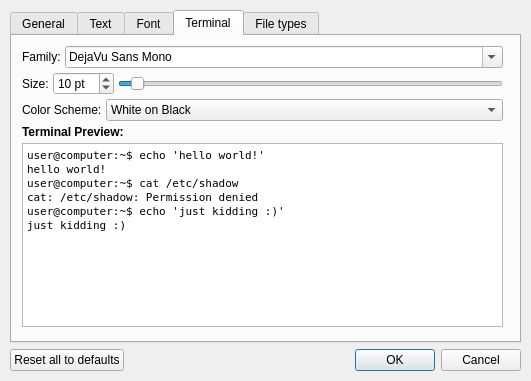
<?xml version="1.0" encoding="UTF-8"?>
<ui version="4.0">
 <class>QSciTEPrefs</class>
 <widget class="QDialog" name="QSciTEPrefs">
  <property name="windowModality">
   <enum>Qt::WindowModal</enum>
  </property>
  <property name="geometry">
   <rect>
    <x>0</x>
    <y>0</y>
    <width>531</width>
    <height>381</height>
   </rect>
  </property>
  <property name="windowTitle">
   <string>Preferences - QSciTE</string>
  </property>
  <widget class="QWidget" name="layoutWidget">
   <property name="geometry">
    <rect>
     <x>10</x>
     <y>10</y>
     <width>511</width>
     <height>361</height>
    </rect>
   </property>
   <layout class="QVBoxLayout">
    <item>
     <widget class="QTabWidget" name="tabs">
      <property name="tabShape">
       <enum>QTabWidget::Rounded</enum>
      </property>
      <property name="currentIndex">
       <number>3</number>
      </property>
      <widget class="QWidget" name="tabGeneral">
       <attribute name="title">
        <string>General</string>
       </attribute>
       <widget class="QWidget" name="layoutWidget">
        <property name="geometry">
         <rect>
          <x>10</x>
          <y>10</y>
          <width>371</width>
          <height>221</height>
         </rect>
        </property>
        <layout class="QVBoxLayout">
         <item>
          <widget class="QCheckBox" name="cbSaveSize">
           <property name="text">
            <string>Save window size/position on exit</string>
           </property>
          </widget>
         </item>
         <item>
          <widget class="QCheckBox" name="cbTermDrawer">
           <property name="text">
            <string>Terminal in drawer (requires restart)</string>
           </property>
          </widget>
         </item>
         <item>
          <layout class="QHBoxLayout">
           <item>
            <widget class="QLabel" name="lblRemember">
             <property name="text">
              <string>Remember</string>
             </property>
            </widget>
           </item>
           <item>
            <widget class="QSpinBox" name="sbRecentCount">
             <property name="maximum">
              <number>25</number>
             </property>
            </widget>
           </item>
           <item>
            <widget class="QLabel" name="lblRecentFiles">
             <property name="sizePolicy">
              <sizepolicy hsizetype="MinimumExpanding" vsizetype="Preferred">
               <horstretch>0</horstretch>
               <verstretch>0</verstretch>
              </sizepolicy>
             </property>
             <property name="text">
              <string>recently opened file(s)</string>
             </property>
            </widget>
           </item>
          </layout>
         </item>
         <item>
          <widget class="QCheckBox" name="cbTrayIcon">
           <property name="text">
            <string>Tray icon (requires restart)</string>
           </property>
          </widget>
         </item>
         <item>
          <layout class="QHBoxLayout">
           <item>
            <widget class="QLabel" name="lblOpacity">
             <property name="text">
              <string>Window opacity</string>
             </property>
            </widget>
           </item>
           <item>
            <widget class="QDoubleSpinBox" name="sbOpacity">
             <property name="maximum">
              <double>1.000000000000000</double>
             </property>
             <property name="singleStep">
              <double>0.010000000000000</double>
             </property>
             <property name="value">
              <double>1.000000000000000</double>
             </property>
            </widget>
           </item>
           <item>
            <spacer>
             <property name="orientation">
              <enum>Qt::Horizontal</enum>
             </property>
             <property name="sizeHint" stdset="0">
              <size>
               <width>40</width>
               <height>20</height>
              </size>
             </property>
            </spacer>
           </item>
          </layout>
         </item>
         <item>
          <spacer>
           <property name="orientation">
            <enum>Qt::Vertical</enum>
           </property>
           <property name="sizeHint" stdset="0">
            <size>
             <width>20</width>
             <height>40</height>
            </size>
           </property>
          </spacer>
         </item>
        </layout>
       </widget>
      </widget>
      <widget class="QWidget" name="tabText">
       <attribute name="title">
        <string>Text</string>
       </attribute>
       <widget class="QWidget" name="layoutWidget">
        <property name="geometry">
         <rect>
          <x>10</x>
          <y>10</y>
          <width>371</width>
          <height>226</height>
         </rect>
        </property>
        <layout class="QVBoxLayout">
         <item>
          <widget class="QLabel" name="lblForNew">
           <property name="text">
            <string>For newly opened documents:</string>
           </property>
          </widget>
         </item>
         <item>
          <widget class="QCheckBox" name="cbWrapMode">
           <property name="text">
            <string>Wrap long lines</string>
           </property>
          </widget>
         </item>
         <item>
          <layout class="QHBoxLayout">
           <item>
            <widget class="QLabel" name="lblWrapMarkers">
             <property name="text">
              <string>Wrap indicators:</string>
             </property>
             <property name="buddy">
              <cstring>cbxWrapMarkers</cstring>
             </property>
            </widget>
           </item>
           <item>
            <widget class="QComboBox" name="cbxWrapMarkers">
             <property name="sizePolicy">
              <sizepolicy hsizetype="MinimumExpanding" vsizetype="Fixed">
               <horstretch>0</horstretch>
               <verstretch>0</verstretch>
              </sizepolicy>
             </property>
             <item>
              <property name="text">
               <string>None</string>
              </property>
             </item>
             <item>
              <property name="text">
               <string>Near text</string>
              </property>
             </item>
             <item>
              <property name="text">
               <string>Near border</string>
              </property>
             </item>
            </widget>
           </item>
          </layout>
         </item>
         <item>
          <layout class="QHBoxLayout">
           <item>
            <widget class="QCheckBox" name="cbLineNos">
             <property name="text">
              <string>Line numbers</string>
             </property>
            </widget>
           </item>
           <item>
            <widget class="QCheckBox" name="cbIndentGuides">
             <property name="text">
              <string>Indentation guides</string>
             </property>
            </widget>
           </item>
          </layout>
         </item>
         <item>
          <layout class="QHBoxLayout">
           <item>
            <widget class="QLabel" name="lblUseTabs">
             <property name="text">
              <string>Indent using:</string>
             </property>
             <property name="buddy">
              <cstring>cbxUseTabs</cstring>
             </property>
            </widget>
           </item>
           <item>
            <widget class="QComboBox" name="cbxUseTabs">
             <property name="sizePolicy">
              <sizepolicy hsizetype="MinimumExpanding" vsizetype="Fixed">
               <horstretch>0</horstretch>
               <verstretch>0</verstretch>
              </sizepolicy>
             </property>
             <item>
              <property name="text">
               <string>Spaces</string>
              </property>
             </item>
             <item>
              <property name="text">
               <string>Tabs</string>
              </property>
             </item>
            </widget>
           </item>
          </layout>
         </item>
         <item>
          <layout class="QHBoxLayout">
           <item>
            <widget class="QLabel" name="lblIndentSize">
             <property name="text">
              <string>Indent size:</string>
             </property>
             <property name="buddy">
              <cstring>sbIndentSize</cstring>
             </property>
            </widget>
           </item>
           <item>
            <widget class="QSpinBox" name="sbIndentSize">
             <property name="sizePolicy">
              <sizepolicy hsizetype="MinimumExpanding" vsizetype="Fixed">
               <horstretch>0</horstretch>
               <verstretch>0</verstretch>
              </sizepolicy>
             </property>
             <property name="minimum">
              <number>1</number>
             </property>
            </widget>
           </item>
           <item>
            <widget class="QCheckBox" name="cbAutoIndent">
             <property name="text">
              <string>Auto indent</string>
             </property>
            </widget>
           </item>
          </layout>
         </item>
         <item>
          <layout class="QHBoxLayout">
           <item>
            <widget class="QLabel" name="label">
             <property name="text">
              <string>Line endings:</string>
             </property>
            </widget>
           </item>
           <item>
            <widget class="QComboBox" name="cbxEOLMode">
             <property name="sizePolicy">
              <sizepolicy hsizetype="MinimumExpanding" vsizetype="Fixed">
               <horstretch>0</horstretch>
               <verstretch>0</verstretch>
              </sizepolicy>
             </property>
             <item>
              <property name="text">
               <string>CRLF (Windows)</string>
              </property>
             </item>
             <item>
              <property name="text">
               <string>CR (Mac OS Classic)</string>
              </property>
             </item>
             <item>
              <property name="text">
               <string>LF (Unix)</string>
              </property>
             </item>
            </widget>
           </item>
          </layout>
         </item>
        </layout>
       </widget>
      </widget>
      <widget class="QWidget" name="tabFonts">
       <attribute name="title">
        <string>Font</string>
       </attribute>
       <widget class="QWidget" name="layoutWidget">
        <property name="geometry">
         <rect>
          <x>10</x>
          <y>10</y>
          <width>371</width>
          <height>231</height>
         </rect>
        </property>
        <layout class="QVBoxLayout">
         <property name="spacing">
          <number>4</number>
         </property>
         <item>
          <layout class="QHBoxLayout">
           <item>
            <widget class="QLabel" name="lblFont">
             <property name="text">
              <string>Family:</string>
             </property>
            </widget>
           </item>
           <item>
            <widget class="QFontComboBox" name="cbxTextFont">
             <property name="sizePolicy">
              <sizepolicy hsizetype="MinimumExpanding" vsizetype="Fixed">
               <horstretch>0</horstretch>
               <verstretch>0</verstretch>
              </sizepolicy>
             </property>
            </widget>
           </item>
          </layout>
         </item>
         <item>
          <layout class="QHBoxLayout">
           <item>
            <widget class="QLabel" name="lblPtSize">
             <property name="text">
              <string>Size:</string>
             </property>
            </widget>
           </item>
           <item>
            <widget class="QSpinBox" name="sbPtSize">
             <property name="suffix">
              <string> pt</string>
             </property>
             <property name="minimum">
              <number>6</number>
             </property>
             <property name="maximum">
              <number>128</number>
             </property>
             <property name="value">
              <number>10</number>
             </property>
            </widget>
           </item>
           <item>
            <widget class="QSlider" name="slPtSize">
             <property name="minimum">
              <number>6</number>
             </property>
             <property name="maximum">
              <number>128</number>
             </property>
             <property name="value">
              <number>10</number>
             </property>
             <property name="orientation">
              <enum>Qt::Horizontal</enum>
             </property>
             <property name="invertedAppearance">
              <bool>false</bool>
             </property>
             <property name="invertedControls">
              <bool>false</bool>
             </property>
             <property name="tickPosition">
              <enum>QSlider::NoTicks</enum>
             </property>
            </widget>
           </item>
          </layout>
         </item>
         <item>
          <widget class="QGroupBox" name="gbColor">
           <property name="sizePolicy">
            <sizepolicy hsizetype="Preferred" vsizetype="MinimumExpanding">
             <horstretch>0</horstretch>
             <verstretch>0</verstretch>
            </sizepolicy>
           </property>
           <property name="minimumSize">
            <size>
             <width>0</width>
             <height>96</height>
            </size>
           </property>
           <property name="title">
            <string>Plain text color:</string>
           </property>
           <widget class="QWidget" name="layoutWidget">
            <property name="geometry">
             <rect>
              <x>10</x>
              <y>25</y>
              <width>351</width>
              <height>66</height>
             </rect>
            </property>
            <layout class="QGridLayout">
             <property name="rightMargin">
              <number>10</number>
             </property>
             <item row="0" column="0">
              <widget class="QLabel" name="lblFore">
               <property name="text">
                <string>Foreground:</string>
               </property>
              </widget>
             </item>
             <item row="0" column="1">
              <widget class="QSpinBox" name="sbFgR">
               <property name="buttonSymbols">
                <enum>QAbstractSpinBox::UpDownArrows</enum>
               </property>
               <property name="prefix">
                <string>R: </string>
               </property>
               <property name="maximum">
                <number>255</number>
               </property>
              </widget>
             </item>
             <item row="0" column="2">
              <widget class="QSpinBox" name="sbFgG">
               <property name="buttonSymbols">
                <enum>QAbstractSpinBox::UpDownArrows</enum>
               </property>
               <property name="prefix">
                <string>G: </string>
               </property>
               <property name="maximum">
                <number>255</number>
               </property>
              </widget>
             </item>
             <item row="0" column="3">
              <widget class="QSpinBox" name="sbFgB">
               <property name="buttonSymbols">
                <enum>QAbstractSpinBox::UpDownArrows</enum>
               </property>
               <property name="prefix">
                <string>B: </string>
               </property>
               <property name="maximum">
                <number>255</number>
               </property>
              </widget>
             </item>
             <item row="1" column="0">
              <widget class="QLabel" name="lblBack">
               <property name="text">
                <string>Background:</string>
               </property>
              </widget>
             </item>
             <item row="1" column="1">
              <widget class="QSpinBox" name="sbBgR">
               <property name="buttonSymbols">
                <enum>QAbstractSpinBox::UpDownArrows</enum>
               </property>
               <property name="prefix">
                <string>R: </string>
               </property>
               <property name="maximum">
                <number>255</number>
               </property>
               <property name="value">
                <number>255</number>
               </property>
              </widget>
             </item>
             <item row="1" column="2">
              <widget class="QSpinBox" name="sbBgG">
               <property name="buttonSymbols">
                <enum>QAbstractSpinBox::UpDownArrows</enum>
               </property>
               <property name="prefix">
                <string>G: </string>
               </property>
               <property name="maximum">
                <number>255</number>
               </property>
               <property name="value">
                <number>255</number>
               </property>
              </widget>
             </item>
             <item row="1" column="3">
              <widget class="QSpinBox" name="sbBgB">
               <property name="buttonSymbols">
                <enum>QAbstractSpinBox::UpDownArrows</enum>
               </property>
               <property name="prefix">
                <string>B: </string>
               </property>
               <property name="maximum">
                <number>255</number>
               </property>
               <property name="value">
                <number>255</number>
               </property>
              </widget>
             </item>
            </layout>
           </widget>
          </widget>
         </item>
         <item>
          <widget class="QLineEdit" name="txtPreview">
           <property name="sizePolicy">
            <sizepolicy hsizetype="Expanding" vsizetype="MinimumExpanding">
             <horstretch>0</horstretch>
             <verstretch>0</verstretch>
            </sizepolicy>
           </property>
           <property name="text">
            <string>Sample text</string>
           </property>
          </widget>
         </item>
        </layout>
       </widget>
      </widget>
      <widget class="QWidget" name="tabTerminal">
       <attribute name="title">
        <string>Terminal</string>
       </attribute>
       <widget class="QWidget" name="layoutWidget">
        <property name="geometry">
         <rect>
          <x>10</x>
          <y>10</y>
          <width>481</width>
          <height>281</height>
         </rect>
        </property>
        <layout class="QVBoxLayout">
         <property name="spacing">
          <number>4</number>
         </property>
         <item>
          <layout class="QHBoxLayout">
           <item>
            <widget class="QLabel" name="lblTermFont">
             <property name="text">
              <string>Family:</string>
             </property>
            </widget>
           </item>
           <item>
            <widget class="QFontComboBox" name="cbxTermFont">
             <property name="sizePolicy">
              <sizepolicy hsizetype="MinimumExpanding" vsizetype="Fixed">
               <horstretch>0</horstretch>
               <verstretch>0</verstretch>
              </sizepolicy>
             </property>
             <property name="currentFont">
              <font>
               <family>DejaVu Sans Mono</family>
              </font>
             </property>
            </widget>
           </item>
          </layout>
         </item>
         <item>
          <layout class="QHBoxLayout">
           <item>
            <widget class="QLabel" name="lblTermSize">
             <property name="text">
              <string>Size:</string>
             </property>
            </widget>
           </item>
           <item>
            <widget class="QSpinBox" name="sbTermSize">
             <property name="suffix">
              <string> pt</string>
             </property>
             <property name="minimum">
              <number>6</number>
             </property>
             <property name="maximum">
              <number>128</number>
             </property>
             <property name="value">
              <number>10</number>
             </property>
            </widget>
           </item>
           <item>
            <widget class="QSlider" name="slTermSize">
             <property name="minimum">
              <number>6</number>
             </property>
             <property name="maximum">
              <number>128</number>
             </property>
             <property name="value">
              <number>10</number>
             </property>
             <property name="orientation">
              <enum>Qt::Horizontal</enum>
             </property>
             <property name="invertedAppearance">
              <bool>false</bool>
             </property>
             <property name="invertedControls">
              <bool>false</bool>
             </property>
             <property name="tickPosition">
              <enum>QSlider::NoTicks</enum>
             </property>
            </widget>
           </item>
          </layout>
         </item>
         <item>
          <layout class="QHBoxLayout" name="horizontalLayout_2">
           <item>
            <widget class="QLabel" name="lblColorScheme">
             <property name="text">
              <string>Color Scheme:</string>
             </property>
            </widget>
           </item>
           <item>
            <widget class="QComboBox" name="cbxColorScheme">
             <property name="sizePolicy">
              <sizepolicy hsizetype="Expanding" vsizetype="Fixed">
               <horstretch>0</horstretch>
               <verstretch>0</verstretch>
              </sizepolicy>
             </property>
             <item>
              <property name="text">
               <string>White on Black</string>
              </property>
             </item>
             <item>
              <property name="text">
               <string>Green on Black</string>
              </property>
             </item>
             <item>
              <property name="text">
               <string>Black on Light Yellow</string>
              </property>
             </item>
            </widget>
           </item>
          </layout>
         </item>
         <item>
          <widget class="QLabel" name="lblTermPreview">
           <property name="font">
            <font>
             <weight>75</weight>
             <bold>true</bold>
            </font>
           </property>
           <property name="text">
            <string>Terminal Preview:</string>
           </property>
          </widget>
         </item>
         <item>
          <widget class="QTextEdit" name="txtTermPreview">
           <property name="font">
            <font>
             <family>DejaVu Sans Mono</family>
             <pointsize>10</pointsize>
            </font>
           </property>
           <property name="readOnly">
            <bool>false</bool>
           </property>
           <property name="html">
            <string>&lt;!DOCTYPE HTML PUBLIC &quot;-//W3C//DTD HTML 4.0//EN&quot; &quot;http://www.w3.org/TR/REC-html40/strict.dtd&quot;&gt;
&lt;html&gt;&lt;head&gt;&lt;meta name=&quot;qrichtext&quot; content=&quot;1&quot; /&gt;&lt;style type=&quot;text/css&quot;&gt;
p, li { white-space: pre-wrap; }
&lt;/style&gt;&lt;/head&gt;&lt;body style=&quot; font-family:'DejaVu Sans Mono'; font-size:10pt; font-weight:400; font-style:normal;&quot;&gt;
&lt;table border=&quot;0&quot; style=&quot;-qt-table-type: root; margin-top:4px; margin-bottom:4px; margin-left:4px; margin-right:4px;&quot;&gt;
&lt;tr&gt;
&lt;td style=&quot;border: none;&quot;&gt;
&lt;p style=&quot; margin-top:0px; margin-bottom:0px; margin-left:0px; margin-right:0px; -qt-block-indent:0; text-indent:0px;&quot;&gt;&lt;span style=&quot; font-family:'DejaVu Sans'; font-size:8pt;&quot;&gt;user@computer:~$ echo 'hello world!'&lt;/span&gt;&lt;/p&gt;
&lt;p style=&quot; margin-top:0px; margin-bottom:0px; margin-left:0px; margin-right:0px; -qt-block-indent:0; text-indent:0px;&quot;&gt;&lt;span style=&quot; font-family:'DejaVu Sans'; font-size:8pt;&quot;&gt;hello world!&lt;/span&gt;&lt;/p&gt;
&lt;p style=&quot; margin-top:0px; margin-bottom:0px; margin-left:0px; margin-right:0px; -qt-block-indent:0; text-indent:0px;&quot;&gt;&lt;span style=&quot; font-family:'DejaVu Sans'; font-size:8pt;&quot;&gt;user@computer:~$ cat /etc/shadow&lt;/span&gt;&lt;/p&gt;
&lt;p style=&quot; margin-top:0px; margin-bottom:0px; margin-left:0px; margin-right:0px; -qt-block-indent:0; text-indent:0px;&quot;&gt;&lt;span style=&quot; font-family:'DejaVu Sans'; font-size:8pt;&quot;&gt;cat: /etc/shadow: Permission denied&lt;/span&gt;&lt;/p&gt;
&lt;p style=&quot; margin-top:0px; margin-bottom:0px; margin-left:0px; margin-right:0px; -qt-block-indent:0; text-indent:0px;&quot;&gt;&lt;span style=&quot; font-family:'DejaVu Sans'; font-size:8pt;&quot;&gt;user@computer:~$ echo 'just kidding :)'&lt;/span&gt;&lt;/p&gt;
&lt;p style=&quot; margin-top:0px; margin-bottom:0px; margin-left:0px; margin-right:0px; -qt-block-indent:0; text-indent:0px;&quot;&gt;&lt;span style=&quot; font-family:'DejaVu Sans'; font-size:8pt;&quot;&gt;just kidding :)&lt;/span&gt;&lt;/p&gt;&lt;/td&gt;&lt;/tr&gt;&lt;/table&gt;&lt;/body&gt;&lt;/html&gt;</string>
           </property>
          </widget>
         </item>
        </layout>
       </widget>
      </widget>
      <widget class="QWidget" name="tabFileTypes">
       <attribute name="title">
        <string>File types</string>
       </attribute>
       <widget class="QWidget" name="layoutWidget">
        <property name="geometry">
         <rect>
          <x>10</x>
          <y>10</y>
          <width>371</width>
          <height>231</height>
         </rect>
        </property>
        <layout class="QGridLayout">
         <item row="0" column="0">
          <widget class="QLabel" name="lblTypes">
           <property name="text">
            <string>File types:</string>
           </property>
          </widget>
         </item>
         <item row="0" column="1">
          <widget class="QLabel" name="lblExtns">
           <property name="text">
            <string>Extensions:</string>
           </property>
          </widget>
         </item>
         <item row="0" column="2">
          <widget class="QLabel" name="lblMagic">
           <property name="text">
            <string>First line matches:</string>
           </property>
          </widget>
         </item>
         <item row="1" column="0" rowspan="2">
          <widget class="QListWidget" name="lwTypes"/>
         </item>
         <item row="1" column="1">
          <widget class="QListWidget" name="lwExtns"/>
         </item>
         <item row="1" column="2">
          <widget class="QListWidget" name="lwMagic"/>
         </item>
         <item row="2" column="1">
          <layout class="QHBoxLayout">
           <item>
            <widget class="QToolButton" name="btnAddExt">
             <property name="text">
              <string>+</string>
             </property>
            </widget>
           </item>
           <item>
            <widget class="QToolButton" name="btnDelExt">
             <property name="text">
              <string>-</string>
             </property>
            </widget>
           </item>
          </layout>
         </item>
         <item row="2" column="2">
          <layout class="QHBoxLayout">
           <item>
            <widget class="QToolButton" name="btnAddMagic">
             <property name="text">
              <string>+</string>
             </property>
            </widget>
           </item>
           <item>
            <widget class="QToolButton" name="btnDelMagic">
             <property name="text">
              <string>-</string>
             </property>
            </widget>
           </item>
          </layout>
         </item>
        </layout>
       </widget>
      </widget>
     </widget>
    </item>
    <item>
     <layout class="QHBoxLayout">
      <item>
       <widget class="QPushButton" name="btnDefaults">
        <property name="text">
         <string>Reset all to defaults</string>
        </property>
       </widget>
      </item>
      <item>
       <spacer>
        <property name="orientation">
         <enum>Qt::Horizontal</enum>
        </property>
        <property name="sizeHint" stdset="0">
         <size>
          <width>40</width>
          <height>16</height>
         </size>
        </property>
       </spacer>
      </item>
      <item>
       <widget class="QDialogButtonBox" name="buttonBox">
        <property name="orientation">
         <enum>Qt::Horizontal</enum>
        </property>
        <property name="standardButtons">
         <set>QDialogButtonBox::Cancel|QDialogButtonBox::Ok</set>
        </property>
       </widget>
      </item>
     </layout>
    </item>
   </layout>
  </widget>
 </widget>
 <resources/>
 <connections>
  <connection>
   <sender>buttonBox</sender>
   <signal>accepted()</signal>
   <receiver>QSciTEPrefs</receiver>
   <slot>accept()</slot>
   <hints>
    <hint type="sourcelabel">
     <x>389</x>
     <y>309</y>
    </hint>
    <hint type="destinationlabel">
     <x>157</x>
     <y>274</y>
    </hint>
   </hints>
  </connection>
  <connection>
   <sender>buttonBox</sender>
   <signal>rejected()</signal>
   <receiver>QSciTEPrefs</receiver>
   <slot>reject()</slot>
   <hints>
    <hint type="sourcelabel">
     <x>389</x>
     <y>309</y>
    </hint>
    <hint type="destinationlabel">
     <x>286</x>
     <y>274</y>
    </hint>
   </hints>
  </connection>
  <connection>
   <sender>sbPtSize</sender>
   <signal>valueChanged(int)</signal>
   <receiver>slPtSize</receiver>
   <slot>setValue(int)</slot>
   <hints>
    <hint type="sourcelabel">
     <x>270</x>
     <y>266</y>
    </hint>
    <hint type="destinationlabel">
     <x>270</x>
     <y>266</y>
    </hint>
   </hints>
  </connection>
  <connection>
   <sender>slPtSize</sender>
   <signal>valueChanged(int)</signal>
   <receiver>sbPtSize</receiver>
   <slot>setValue(int)</slot>
   <hints>
    <hint type="sourcelabel">
     <x>270</x>
     <y>266</y>
    </hint>
    <hint type="destinationlabel">
     <x>270</x>
     <y>266</y>
    </hint>
   </hints>
  </connection>
  <connection>
   <sender>sbTermSize</sender>
   <signal>valueChanged(int)</signal>
   <receiver>slTermSize</receiver>
   <slot>setValue(int)</slot>
   <hints>
    <hint type="sourcelabel">
     <x>319</x>
     <y>280</y>
    </hint>
    <hint type="destinationlabel">
     <x>319</x>
     <y>280</y>
    </hint>
   </hints>
  </connection>
  <connection>
   <sender>slTermSize</sender>
   <signal>valueChanged(int)</signal>
   <receiver>sbTermSize</receiver>
   <slot>setValue(int)</slot>
   <hints>
    <hint type="sourcelabel">
     <x>319</x>
     <y>280</y>
    </hint>
    <hint type="destinationlabel">
     <x>319</x>
     <y>280</y>
    </hint>
   </hints>
  </connection>
 </connections>
</ui>
